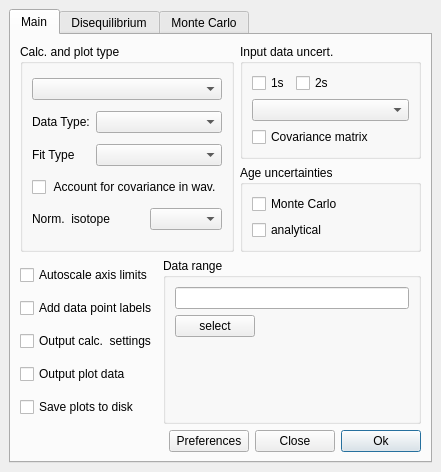
<?xml version="1.0" encoding="UTF-8"?>
<ui version="4.0">
 <class>MainWindow</class>
 <widget class="QMainWindow" name="MainWindow">
  <property name="geometry">
   <rect>
    <x>0</x>
    <y>0</y>
    <width>441</width>
    <height>472</height>
   </rect>
  </property>
  <property name="sizePolicy">
   <sizepolicy hsizetype="Preferred" vsizetype="Preferred">
    <horstretch>0</horstretch>
    <verstretch>0</verstretch>
   </sizepolicy>
  </property>
  <property name="windowTitle">
   <string>DQPB</string>
  </property>
  <widget class="QWidget" name="centralwidget">
   <layout class="QVBoxLayout" name="verticalLayout">
    <item>
     <layout class="QVBoxLayout" name="verticalLayout_2">
      <item>
       <widget class="QTabWidget" name="tabWidget">
        <property name="sizePolicy">
         <sizepolicy hsizetype="Expanding" vsizetype="Expanding">
          <horstretch>0</horstretch>
          <verstretch>0</verstretch>
         </sizepolicy>
        </property>
        <property name="currentIndex">
         <number>0</number>
        </property>
        <widget class="QWidget" name="tab">
         <attribute name="title">
          <string>Main</string>
         </attribute>
         <layout class="QVBoxLayout" name="verticalLayout_6">
          <item>
           <layout class="QGridLayout" name="gridLayout_2">
            <item row="0" column="1">
             <widget class="QGroupBox" name="groupBox_3">
              <property name="title">
               <string>Input data uncert.</string>
              </property>
              <layout class="QVBoxLayout" name="verticalLayout_10">
               <item>
                <layout class="QHBoxLayout" name="horizontalLayout_4">
                 <item>
                  <widget class="QCheckBox" name="err1sOpt">
                   <property name="text">
                    <string>1s</string>
                   </property>
                  </widget>
                 </item>
                 <item>
                  <widget class="QCheckBox" name="err2sOpt">
                   <property name="text">
                    <string>2s</string>
                   </property>
                  </widget>
                 </item>
                 <item>
                  <spacer name="horizontalSpacer_10">
                   <property name="orientation">
                    <enum>Qt::Horizontal</enum>
                   </property>
                   <property name="sizeHint" stdset="0">
                    <size>
                     <width>40</width>
                     <height>20</height>
                    </size>
                   </property>
                  </spacer>
                 </item>
                </layout>
               </item>
               <item>
                <layout class="QVBoxLayout" name="verticalLayout_9">
                 <item>
                  <widget class="QComboBox" name="errTypeCombo"/>
                 </item>
                </layout>
               </item>
               <item>
                <widget class="QCheckBox" name="covOpt">
                 <property name="text">
                  <string>Covariance matrix</string>
                 </property>
                </widget>
               </item>
              </layout>
             </widget>
            </item>
            <item row="1" column="1">
             <widget class="QGroupBox" name="groupBox_2">
              <property name="title">
               <string>Age uncertainties</string>
              </property>
              <layout class="QVBoxLayout" name="verticalLayout_5">
               <item>
                <widget class="QCheckBox" name="mcUncertOpt">
                 <property name="text">
                  <string>Monte Carlo</string>
                 </property>
                </widget>
               </item>
               <item>
                <widget class="QCheckBox" name="anUncertOpt">
                 <property name="text">
                  <string>analytical</string>
                 </property>
                </widget>
               </item>
              </layout>
             </widget>
            </item>
            <item row="0" column="0" rowspan="2">
             <widget class="QGroupBox" name="groupBox">
              <property name="title">
               <string>Calc. and plot type</string>
              </property>
              <layout class="QHBoxLayout" name="horizontalLayout_12" stretch="5">
               <item>
                <layout class="QGridLayout" name="gridLayout_5">
                 <item row="2" column="1" colspan="2">
                  <widget class="QComboBox" name="fitCombo"/>
                 </item>
                 <item row="1" column="0">
                  <widget class="QLabel" name="label_3">
                   <property name="text">
                    <string>Data Type:</string>
                   </property>
                  </widget>
                 </item>
                 <item row="0" column="0" colspan="3">
                  <widget class="QComboBox" name="taskCombo"/>
                 </item>
                 <item row="2" column="0">
                  <widget class="QLabel" name="label_4">
                   <property name="text">
                    <string>Fit Type</string>
                   </property>
                  </widget>
                 </item>
                 <item row="4" column="2">
                  <widget class="QComboBox" name="normPbCombo"/>
                 </item>
                 <item row="1" column="1" colspan="2">
                  <widget class="QComboBox" name="dataTypeCombo">
                   <property name="currentText">
                    <string/>
                   </property>
                   <property name="minimumContentsLength">
                    <number>10</number>
                   </property>
                   <property name="placeholderText">
                    <string/>
                   </property>
                  </widget>
                 </item>
                 <item row="3" column="0" colspan="3">
                  <widget class="QCheckBox" name="wavCovOpt">
                   <property name="text">
                    <string> Account for covariance in wav.</string>
                   </property>
                  </widget>
                 </item>
                 <item row="4" column="0" colspan="2">
                  <widget class="QLabel" name="label_5">
                   <property name="text">
                    <string>Norm.  isotope</string>
                   </property>
                  </widget>
                 </item>
                </layout>
               </item>
              </layout>
             </widget>
            </item>
           </layout>
          </item>
          <item>
           <layout class="QGridLayout" name="gridLayout_7">
            <item row="0" column="0">
             <layout class="QVBoxLayout" name="verticalLayout_7">
              <item>
               <widget class="QCheckBox" name="autoscaleOpt">
                <property name="text">
                 <string>Autoscale axis limits</string>
                </property>
               </widget>
              </item>
              <item>
               <widget class="QCheckBox" name="dpLabelOpt">
                <property name="text">
                 <string>Add data point labels</string>
                </property>
               </widget>
              </item>
              <item>
               <widget class="QCheckBox" name="printSettingsOpt">
                <property name="text">
                 <string>Output calc.  settings</string>
                </property>
               </widget>
              </item>
              <item>
               <widget class="QCheckBox" name="plotDataOpt">
                <property name="text">
                 <string>Output plot data</string>
                </property>
               </widget>
              </item>
              <item>
               <widget class="QCheckBox" name="savePlotsOpt">
                <property name="text">
                 <string>Save plots to disk</string>
                </property>
               </widget>
              </item>
             </layout>
            </item>
            <item row="0" column="1">
             <widget class="QGroupBox" name="dataRangeBox">
              <property name="title">
               <string>Data range</string>
              </property>
              <layout class="QGridLayout" name="gridLayout">
               <item row="0" column="0">
                <widget class="QLineEdit" name="dataRangeEntry">
                 <property name="readOnly">
                  <bool>true</bool>
                 </property>
                </widget>
               </item>
               <item row="1" column="0">
                <layout class="QGridLayout" name="gridLayout_8">
                 <item row="1" column="0">
                  <spacer name="verticalSpacer">
                   <property name="orientation">
                    <enum>Qt::Vertical</enum>
                   </property>
                   <property name="sizeHint" stdset="0">
                    <size>
                     <width>20</width>
                     <height>40</height>
                    </size>
                   </property>
                  </spacer>
                 </item>
                 <item row="0" column="0">
                  <widget class="QPushButton" name="selectButton">
                   <property name="toolTip">
                    <string>Launch Excel range selection dialog.</string>
                   </property>
                   <property name="text">
                    <string>select</string>
                   </property>
                  </widget>
                 </item>
                 <item row="0" column="1">
                  <spacer name="horizontalSpacer">
                   <property name="orientation">
                    <enum>Qt::Horizontal</enum>
                   </property>
                   <property name="sizeHint" stdset="0">
                    <size>
                     <width>40</width>
                     <height>20</height>
                    </size>
                   </property>
                  </spacer>
                 </item>
                </layout>
               </item>
              </layout>
             </widget>
            </item>
           </layout>
          </item>
          <item>
           <layout class="QHBoxLayout" name="horizontalLayout_13">
            <item>
             <spacer name="horizontalSpacer_9">
              <property name="orientation">
               <enum>Qt::Horizontal</enum>
              </property>
              <property name="sizeHint" stdset="0">
               <size>
                <width>40</width>
                <height>20</height>
               </size>
              </property>
             </spacer>
            </item>
            <item>
             <widget class="QPushButton" name="prefsButton">
              <property name="text">
               <string>Preferences</string>
              </property>
             </widget>
            </item>
            <item>
             <widget class="QPushButton" name="closeButton">
              <property name="text">
               <string>Close</string>
              </property>
             </widget>
            </item>
            <item>
             <widget class="QPushButton" name="okButton">
              <property name="text">
               <string>Ok</string>
              </property>
              <property name="default">
               <bool>true</bool>
              </property>
             </widget>
            </item>
           </layout>
          </item>
         </layout>
        </widget>
        <widget class="QWidget" name="tab_3">
         <attribute name="title">
          <string>Disequilibrium</string>
         </attribute>
         <layout class="QVBoxLayout" name="verticalLayout_14">
          <item>
           <widget class="QGroupBox" name="groupBox_4">
            <property name="title">
             <string>Numerical Age Solution</string>
            </property>
            <layout class="QVBoxLayout" name="verticalLayout_8">
             <item>
              <layout class="QHBoxLayout" name="horizontalLayout_5">
               <item>
                <widget class="QLabel" name="label">
                 <property name="text">
                  <string>Initial guess (Ma):</string>
                 </property>
                </widget>
               </item>
               <item>
                <widget class="QLineEdit" name="ageGuessEntry"/>
               </item>
               <item>
                <spacer name="horizontalSpacer_5">
                 <property name="orientation">
                  <enum>Qt::Horizontal</enum>
                 </property>
                 <property name="sizeHint" stdset="0">
                  <size>
                   <width>40</width>
                   <height>20</height>
                  </size>
                 </property>
                </spacer>
               </item>
              </layout>
             </item>
             <item>
              <layout class="QHBoxLayout" name="horizontalLayout_6">
               <item>
                <widget class="QCheckBox" name="eqGuessOpt">
                 <property name="text">
                  <string>Use equilibrium age</string>
                 </property>
                </widget>
               </item>
               <item>
                <widget class="QCheckBox" name="outputEqOpt">
                 <property name="text">
                  <string>Output equilibrium age</string>
                 </property>
                </widget>
               </item>
              </layout>
             </item>
            </layout>
           </widget>
          </item>
          <item>
           <widget class="QGroupBox" name="groupBox_7">
            <property name="title">
             <string>Activty ratios</string>
            </property>
            <layout class="QVBoxLayout" name="verticalLayout_4">
             <item>
              <layout class="QGridLayout" name="ARGrid_2" rowstretch="0,0,0,0,0" columnstretch="2,2,2,2,1">
               <item row="4" column="3">
                <widget class="QComboBox" name="A15Combo"/>
               </item>
               <item row="2" column="2">
                <widget class="QLineEdit" name="A08ErrEntry">
                 <property name="sizePolicy">
                  <sizepolicy hsizetype="Expanding" vsizetype="MinimumExpanding">
                   <horstretch>0</horstretch>
                   <verstretch>0</verstretch>
                  </sizepolicy>
                 </property>
                 <property name="minimumSize">
                  <size>
                   <width>40</width>
                   <height>20</height>
                  </size>
                 </property>
                </widget>
               </item>
               <item row="0" column="2">
                <widget class="QLabel" name="label_22">
                 <property name="sizePolicy">
                  <sizepolicy hsizetype="Preferred" vsizetype="Preferred">
                   <horstretch>0</horstretch>
                   <verstretch>0</verstretch>
                  </sizepolicy>
                 </property>
                 <property name="text">
                  <string>&lt;html&gt;&lt;head/&gt;&lt;body&gt;&lt;p&gt;± 1σ&lt;/p&gt;&lt;/body&gt;&lt;/html&gt;</string>
                 </property>
                 <property name="alignment">
                  <set>Qt::AlignCenter</set>
                 </property>
                </widget>
               </item>
               <item row="4" column="2">
                <widget class="QLineEdit" name="A15ErrEntry">
                 <property name="sizePolicy">
                  <sizepolicy hsizetype="Expanding" vsizetype="MinimumExpanding">
                   <horstretch>0</horstretch>
                   <verstretch>0</verstretch>
                  </sizepolicy>
                 </property>
                 <property name="minimumSize">
                  <size>
                   <width>40</width>
                   <height>20</height>
                  </size>
                 </property>
                </widget>
               </item>
               <item row="0" column="1">
                <widget class="QLabel" name="label_21">
                 <property name="text">
                  <string>value</string>
                 </property>
                 <property name="alignment">
                  <set>Qt::AlignCenter</set>
                 </property>
                </widget>
               </item>
               <item row="1" column="1">
                <widget class="QLineEdit" name="A48Entry">
                 <property name="sizePolicy">
                  <sizepolicy hsizetype="Expanding" vsizetype="MinimumExpanding">
                   <horstretch>0</horstretch>
                   <verstretch>0</verstretch>
                  </sizepolicy>
                 </property>
                 <property name="minimumSize">
                  <size>
                   <width>40</width>
                   <height>20</height>
                  </size>
                 </property>
                </widget>
               </item>
               <item row="1" column="3">
                <widget class="QComboBox" name="A48Combo"/>
               </item>
               <item row="4" column="1">
                <widget class="QLineEdit" name="A15Entry">
                 <property name="sizePolicy">
                  <sizepolicy hsizetype="Expanding" vsizetype="MinimumExpanding">
                   <horstretch>0</horstretch>
                   <verstretch>0</verstretch>
                  </sizepolicy>
                 </property>
                 <property name="minimumSize">
                  <size>
                   <width>40</width>
                   <height>20</height>
                  </size>
                 </property>
                </widget>
               </item>
               <item row="2" column="1">
                <widget class="QLineEdit" name="A08Entry">
                 <property name="sizePolicy">
                  <sizepolicy hsizetype="Expanding" vsizetype="MinimumExpanding">
                   <horstretch>0</horstretch>
                   <verstretch>0</verstretch>
                  </sizepolicy>
                 </property>
                 <property name="minimumSize">
                  <size>
                   <width>40</width>
                   <height>20</height>
                  </size>
                 </property>
                </widget>
               </item>
               <item row="2" column="3">
                <widget class="QComboBox" name="A08Combo"/>
               </item>
               <item row="3" column="2">
                <widget class="QLineEdit" name="A68ErrEntry">
                 <property name="sizePolicy">
                  <sizepolicy hsizetype="Expanding" vsizetype="MinimumExpanding">
                   <horstretch>0</horstretch>
                   <verstretch>0</verstretch>
                  </sizepolicy>
                 </property>
                 <property name="minimumSize">
                  <size>
                   <width>40</width>
                   <height>20</height>
                  </size>
                 </property>
                </widget>
               </item>
               <item row="3" column="3">
                <widget class="QComboBox" name="A68Combo"/>
               </item>
               <item row="1" column="2">
                <widget class="QLineEdit" name="A48ErrEntry">
                 <property name="sizePolicy">
                  <sizepolicy hsizetype="Expanding" vsizetype="MinimumExpanding">
                   <horstretch>0</horstretch>
                   <verstretch>0</verstretch>
                  </sizepolicy>
                 </property>
                 <property name="minimumSize">
                  <size>
                   <width>40</width>
                   <height>20</height>
                  </size>
                 </property>
                </widget>
               </item>
               <item row="3" column="1">
                <widget class="QLineEdit" name="A68Entry">
                 <property name="sizePolicy">
                  <sizepolicy hsizetype="Expanding" vsizetype="MinimumExpanding">
                   <horstretch>0</horstretch>
                   <verstretch>0</verstretch>
                  </sizepolicy>
                 </property>
                 <property name="minimumSize">
                  <size>
                   <width>40</width>
                   <height>20</height>
                  </size>
                 </property>
                </widget>
               </item>
               <item row="1" column="4">
                <spacer name="horizontalSpacer_2">
                 <property name="orientation">
                  <enum>Qt::Horizontal</enum>
                 </property>
                 <property name="sizeHint" stdset="0">
                  <size>
                   <width>40</width>
                   <height>20</height>
                  </size>
                 </property>
                </spacer>
               </item>
               <item row="1" column="0">
                <widget class="QLabel" name="A48Label">
                 <property name="text">
                  <string>&lt;html&gt;&lt;head/&gt;&lt;body&gt;&lt;p&gt;[&lt;span style=&quot; vertical-align:super;&quot;&gt;234&lt;/span&gt;U/&lt;span style=&quot; vertical-align:super;&quot;&gt;238&lt;/span&gt;U]&lt;/p&gt;&lt;/body&gt;&lt;/html&gt;</string>
                 </property>
                </widget>
               </item>
               <item row="2" column="0">
                <widget class="QLabel" name="A08Label">
                 <property name="text">
                  <string>&lt;html&gt;&lt;head/&gt;&lt;body&gt;&lt;p&gt;[&lt;span style=&quot; vertical-align:super;&quot;&gt;230&lt;/span&gt;Th/&lt;span style=&quot; vertical-align:super;&quot;&gt;238&lt;/span&gt;U]&lt;/p&gt;&lt;/body&gt;&lt;/html&gt;</string>
                 </property>
                </widget>
               </item>
               <item row="3" column="0">
                <widget class="QLabel" name="A68Label">
                 <property name="text">
                  <string>&lt;html&gt;&lt;head/&gt;&lt;body&gt;&lt;p&gt;[&lt;span style=&quot; vertical-align:super;&quot;&gt;226&lt;/span&gt;Ra/&lt;span style=&quot; vertical-align:super;&quot;&gt;238&lt;/span&gt;U]&lt;/p&gt;&lt;/body&gt;&lt;/html&gt;</string>
                 </property>
                </widget>
               </item>
               <item row="4" column="0">
                <widget class="QLabel" name="A15Label">
                 <property name="text">
                  <string>&lt;html&gt;&lt;head/&gt;&lt;body&gt;&lt;p&gt;[&lt;span style=&quot; vertical-align:super;&quot;&gt;231&lt;/span&gt;Pa/&lt;span style=&quot; vertical-align:super;&quot;&gt;238&lt;/span&gt;U]&lt;/p&gt;&lt;/body&gt;&lt;/html&gt;</string>
                 </property>
                </widget>
               </item>
              </layout>
             </item>
             <item>
              <widget class="QCheckBox" name="initialEqOpt">
               <property name="text">
                <string>Assume initial equilibrium</string>
               </property>
              </widget>
             </item>
            </layout>
           </widget>
          </item>
          <item>
           <spacer name="verticalSpacer_4">
            <property name="orientation">
             <enum>Qt::Vertical</enum>
            </property>
            <property name="sizeHint" stdset="0">
             <size>
              <width>20</width>
              <height>40</height>
             </size>
            </property>
           </spacer>
          </item>
         </layout>
        </widget>
        <widget class="QWidget" name="tab_2">
         <attribute name="title">
          <string>Monte Carlo</string>
         </attribute>
         <layout class="QVBoxLayout" name="verticalLayout_12">
          <item>
           <widget class="QCheckBox" name="McSummaryOpt">
            <property name="text">
             <string>Show full Monte Carlo results summary</string>
            </property>
           </widget>
          </item>
          <item>
           <layout class="QGridLayout" name="gridLayout_6">
            <item row="0" column="1">
             <widget class="QLineEdit" name="nTrialsEntry"/>
            </item>
            <item row="0" column="0">
             <widget class="QLabel" name="label_2">
              <property name="text">
               <string>Number of trials:</string>
              </property>
             </widget>
            </item>
            <item row="0" column="2">
             <spacer name="horizontalSpacer_3">
              <property name="orientation">
               <enum>Qt::Horizontal</enum>
              </property>
              <property name="sizeHint" stdset="0">
               <size>
                <width>40</width>
                <height>20</height>
               </size>
              </property>
             </spacer>
            </item>
           </layout>
          </item>
          <item>
           <layout class="QHBoxLayout" name="horizontalLayout_10">
            <item>
             <widget class="QGroupBox" name="groupBox_6">
              <property name="title">
               <string>Simulation options</string>
              </property>
              <layout class="QGridLayout" name="gridLayout_4">
               <item row="0" column="0">
                <widget class="QCheckBox" name="dcErrOpt">
                 <property name="text">
                  <string>Include decay constant errors</string>
                 </property>
                </widget>
               </item>
               <item row="1" column="0">
                <widget class="QCheckBox" name="uratErrOpt">
                 <property name="text">
                  <string>Include 238U/235U errors</string>
                 </property>
                </widget>
               </item>
               <item row="2" column="0">
                <widget class="QCheckBox" name="rnArvOpt">
                 <property name="text">
                  <string>Reject negative activity / abundance ratio trials</string>
                 </property>
                </widget>
               </item>
               <item row="3" column="0">
                <widget class="QCheckBox" name="rnAgesOpt">
                 <property name="text">
                  <string>Reject negative age trials</string>
                 </property>
                </widget>
               </item>
              </layout>
             </widget>
            </item>
           </layout>
          </item>
          <item>
           <layout class="QHBoxLayout" name="horizontalLayout_9">
            <item>
             <widget class="QGroupBox" name="groupBox_8">
              <property name="title">
               <string>Monte Carlo Plots</string>
              </property>
              <layout class="QGridLayout" name="gridLayout_3">
               <item row="0" column="0">
                <widget class="QCheckBox" name="ageHistOpt">
                 <property name="text">
                  <string>Age histogram</string>
                 </property>
                </widget>
               </item>
               <item row="1" column="0">
                <widget class="QCheckBox" name="arHistOpt">
                 <property name="text">
                  <string>Activity ratio histograms</string>
                 </property>
                </widget>
               </item>
              </layout>
             </widget>
            </item>
           </layout>
          </item>
          <item>
           <spacer name="verticalSpacer_2">
            <property name="orientation">
             <enum>Qt::Vertical</enum>
            </property>
            <property name="sizeHint" stdset="0">
             <size>
              <width>20</width>
              <height>40</height>
             </size>
            </property>
           </spacer>
          </item>
         </layout>
        </widget>
       </widget>
      </item>
     </layout>
    </item>
   </layout>
  </widget>
  <widget class="QMenuBar" name="menuBar">
   <property name="geometry">
    <rect>
     <x>0</x>
     <y>0</y>
     <width>441</width>
     <height>21</height>
    </rect>
   </property>
  </widget>
  <action name="actionQuit">
   <property name="text">
    <string>Quit</string>
   </property>
  </action>
 </widget>
 <tabstops>
  <tabstop>tabWidget</tabstop>
  <tabstop>taskCombo</tabstop>
  <tabstop>dataTypeCombo</tabstop>
  <tabstop>fitCombo</tabstop>
  <tabstop>printSettingsOpt</tabstop>
  <tabstop>dataRangeEntry</tabstop>
  <tabstop>prefsButton</tabstop>
  <tabstop>closeButton</tabstop>
  <tabstop>okButton</tabstop>
  <tabstop>ageGuessEntry</tabstop>
  <tabstop>eqGuessOpt</tabstop>
  <tabstop>outputEqOpt</tabstop>
  <tabstop>A48Entry</tabstop>
  <tabstop>A48ErrEntry</tabstop>
  <tabstop>A48Combo</tabstop>
  <tabstop>A08Entry</tabstop>
  <tabstop>A08ErrEntry</tabstop>
  <tabstop>A08Combo</tabstop>
  <tabstop>A68Entry</tabstop>
  <tabstop>A68ErrEntry</tabstop>
  <tabstop>A68Combo</tabstop>
  <tabstop>A15Entry</tabstop>
  <tabstop>A15ErrEntry</tabstop>
  <tabstop>A15Combo</tabstop>
  <tabstop>initialEqOpt</tabstop>
  <tabstop>McSummaryOpt</tabstop>
  <tabstop>nTrialsEntry</tabstop>
  <tabstop>dcErrOpt</tabstop>
  <tabstop>uratErrOpt</tabstop>
  <tabstop>rnArvOpt</tabstop>
  <tabstop>rnAgesOpt</tabstop>
  <tabstop>ageHistOpt</tabstop>
  <tabstop>arHistOpt</tabstop>
 </tabstops>
 <resources/>
 <connections/>
</ui>
